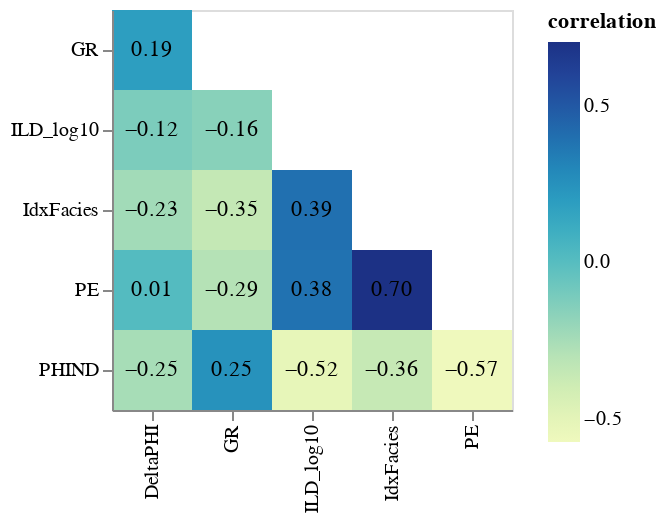

The cell this chart's notebook holds for it:
### Code cell
corr=df.drop(['Depth','RELPOS','Facies','Formation','Well Name','NM_M'],axis=1).corr()

corr=corr.reset_index().melt('index')
corr.columns=['var1','var2','correlation']
b=alt.Chart(corr).transform_filter(
    alt.datum.var1<alt.datum.var2).encode(
            x=alt.X('var1',axis=alt.Axis(title=None)),
            y=alt.Y('var2',axis=alt.Axis(title=None))
    ).properties(height=200,width=200)

rec=b.mark_rect().encode(
            color='correlation'
        )
text=b.mark_text().encode(
        text=alt.Text('correlation', format='.2f')
)

rec+text

### Figure 1 — Vega-Lite specification as saved in the notebook (floating-point values rounded to 4 significant figures)
{"config": {"view": {"continuousWidth": 400, "continuousHeight": 300}}, "layer": [{"mark": "rect", "encoding": {"color": {"type": "quantitative", "field": "correlation"}, "x": {"type": "nominal", "axis": {"title": null}, "field": "var1"}, "y": {"type": "nominal", "axis": {"title": null}, "field": "var2"}}, "height": 200, "transform": [{"filter": "(datum.var1 < datum.var2)"}], "width": 200}, {"mark": "text", "encoding": {"text": {"type": "quantitative", "field": "correlation", "format": ".2f"}, "x": {"type": "nominal", "axis": {"title": null}, "field": "var1"}, "y": {"type": "nominal", "axis": {"title": null}, "field": "var2"}}, "height": 200, "transform": [{"filter": "(datum.var1 < datum.var2)"}], "width": 200}], "data": {"name": "data-c244c49c7218d95f020e45f11f25d668"}, "$schema": "https://vega.github.io/schema/vega-lite/v4.8.1.json", "datasets": {"data-c244c49c7218d95f020e45f11f25d668": [{"var1": "GR", "var2": "GR", "correlation": 1.0}, {"var1": "ILD_log10", "var2": "GR", "correlation": -0.1554}, {"var1": "DeltaPHI", "var2": "GR", "correlation": 0.1905}, {"var1": "PHIND", "var2": "GR", "correlation": 0.2499}, {"var1": "PE", "var2": "GR", "correlation": -0.2925}, {"var1": "IdxFacies", "var2": "GR", "correlation": -0.3485}, {"var1": "GR", "var2": "ILD_log10", "correlation": -0.1554}, {"var1": "ILD_log10", "var2": "ILD_log10", "correlation": 1.0}, {"var1": "DeltaPHI", "var2": "ILD_log10", "correlation": -0.1176}, {"var1": "PHIND", "var2": "ILD_log10", "correlation": -0.523}, {"var1": "PE", "var2": "ILD_log10", "correlation": 0.3849}, {"var1": "IdxFacies", "var2": "ILD_log10", "correlation": 0.3949}, {"var1": "GR", "var2": "DeltaPHI", "correlation": 0.1905}, {"var1": "ILD_log10", "var2": "DeltaPHI", "correlation": -0.1176}, {"var1": "DeltaPHI", "var2": "DeltaPHI", "correlation": 1.0}, {"var1": "PHIND", "var2": "DeltaPHI", "correlation": -0.2502}, {"var1": "PE", "var2": "DeltaPHI", "correlation": 0.01141}, {"var1": "IdxFacies", "var2": "DeltaPHI", "correlation": -0.2342}, {"var1": "GR", "var2": "PHIND", "correlation": 0.2499}, {"var1": "ILD_log10", "var2": "PHIND", "correlation": -0.523}, {"var1": "DeltaPHI", "var2": "PHIND", "correlation": -0.2502}, {"var1": "PHIND", "var2": "PHIND", "correlation": 1.0}, {"var1": "PE", "var2": "PHIND", "correlation": -0.5735}, {"var1": "IdxFacies", "var2": "PHIND", "correlation": -0.3559}, {"var1": "GR", "var2": "PE", "correlation": -0.2925}, {"var1": "ILD_log10", "var2": "PE", "correlation": 0.3849}, {"var1": "DeltaPHI", "var2": "PE", "correlation": 0.01141}, {"var1": "PHIND", "var2": "PE", "correlation": -0.5735}, {"var1": "PE", "var2": "PE", "correlation": 1.0}, {"var1": "IdxFacies", "var2": "PE", "correlation": 0.7041}, {"var1": "GR", "var2": "IdxFacies", "correlation": -0.3485}, {"var1": "ILD_log10", "var2": "IdxFacies", "correlation": 0.3949}, {"var1": "DeltaPHI", "var2": "IdxFacies", "correlation": -0.2342}, {"var1": "PHIND", "var2": "IdxFacies", "correlation": -0.3559}, {"var1": "PE", "var2": "IdxFacies", "correlation": 0.7041}, {"var1": "IdxFacies", "var2": "IdxFacies", "correlation": 1.0}]}}
